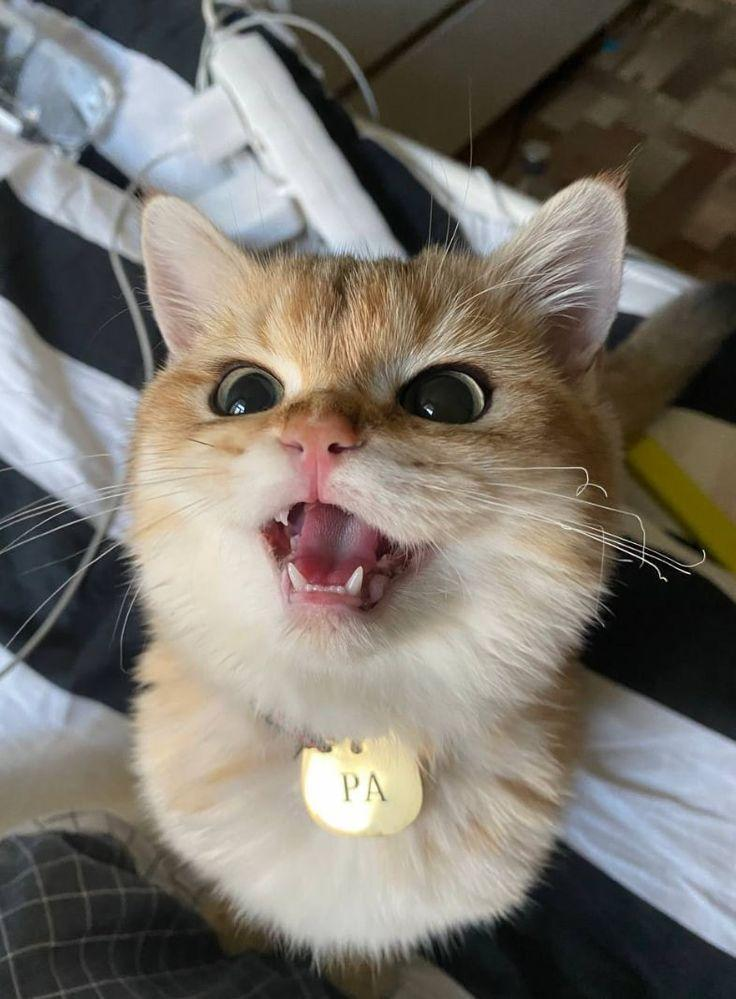
#> input picture lab7/kotyonok_ra.jpg, 736 x 999 px, found by its file name
$ python 2.py
#> lines starting #> are read from the running program, lines starting #| are printed output that depends on the picture

from PIL import Image


original_image = Image.open("D:\IITA\pycharm\kotyonok_ra.jpg")
#> original_image is the input picture: PIL image 736x999 RGB; mean R, G, B 121.7, 116, 107.8

small_image = original_image.resize((original_image.width // 3, original_image.height // 3))

horizontal_mirror = original_image.transpose(Image.FLIP_LEFT_RIGHT)
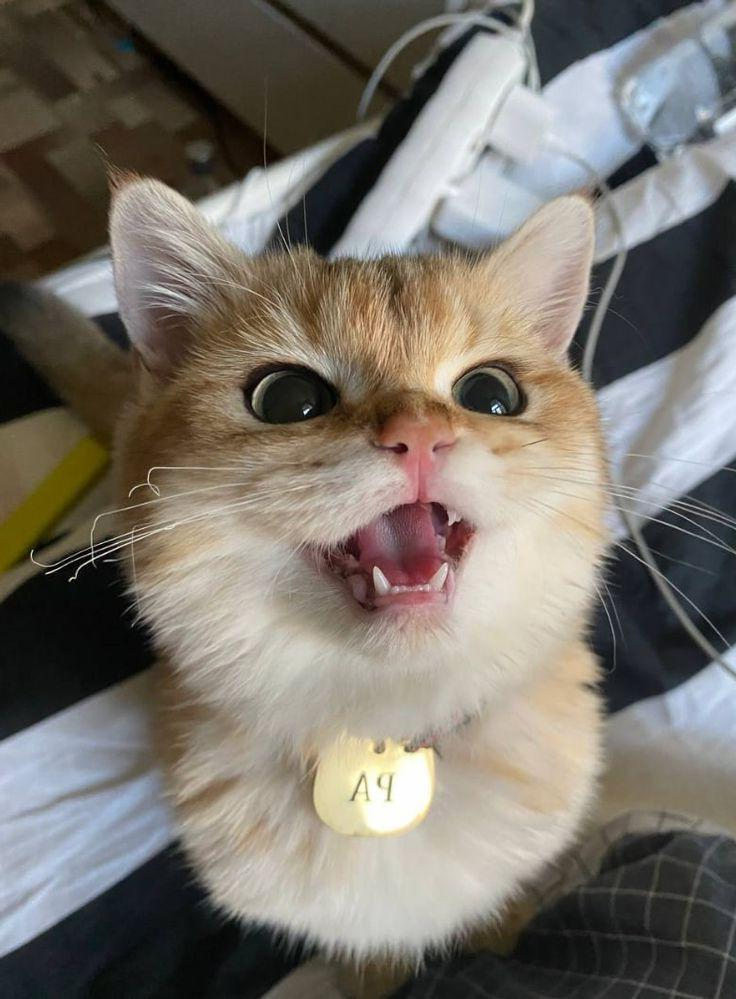
#> horizontal_mirror: PIL image 736x999 RGB; mean R, G, B 121.7, 116, 107.8

vertical_mirror = original_image.transpose(Image.FLIP_TOP_BOTTOM)
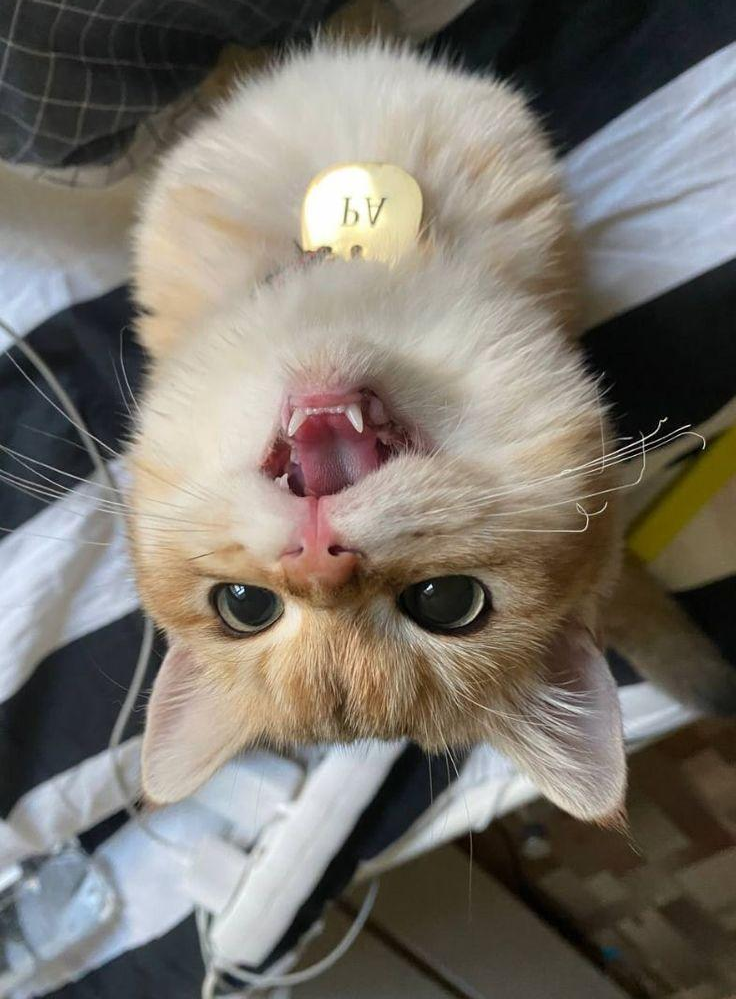
#> vertical_mirror: PIL image 736x999 RGB; mean R, G, B 121.7, 116, 107.8

small_image.save("small_kotyonok_ra.jpg")

horizontal_mirror.save("horizontal_kotyonok_ra.jpg")

vertical_mirror.save("vertical_kotyonok_ra.jpg")
